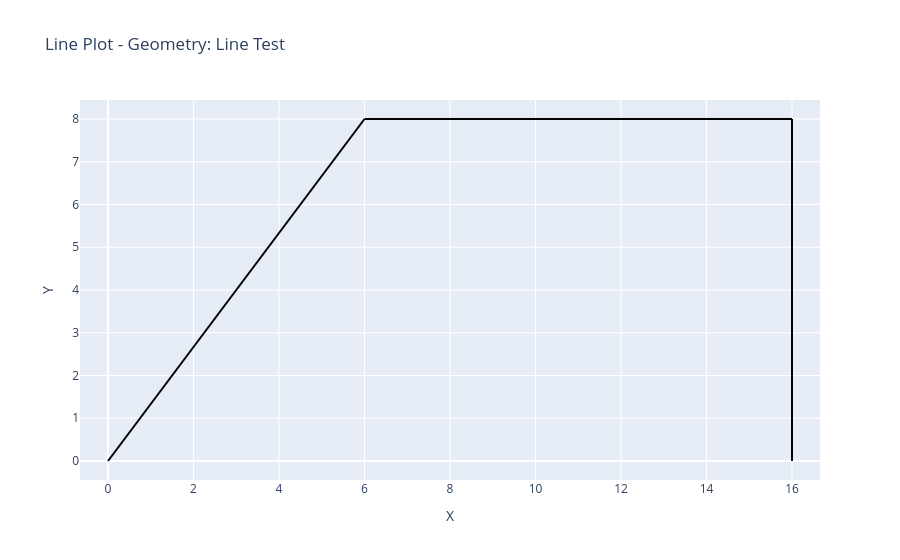
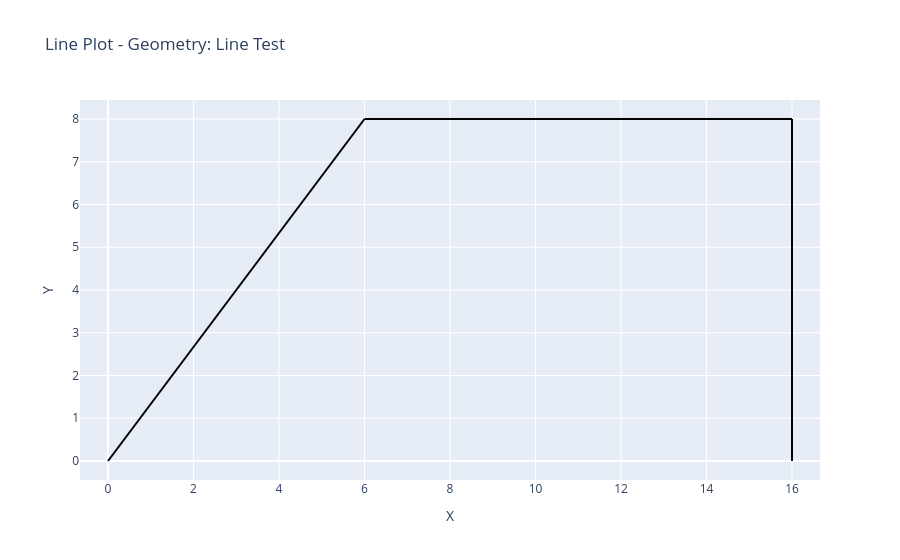

These figures' notebook cell, in order:
### Code cell
geo.plot_lines(ax=ax,
               backend='plotly',)

### Figure 1 — Plotly figure (JSON) as saved in the notebook; plotly's stock layout.template omitted (floating-point values rounded to 4 significant figures)
{"data": [{"line": {"color": "black", "width": 2}, "mode": "lines", "type": "scatter", "x": [0, 6], "y": [0, 8]}, {"line": {"color": "black", "width": 2}, "mode": "lines", "type": "scatter", "x": [6, 16], "y": [8, 8]}, {"line": {"color": "black", "width": 2}, "mode": "lines", "type": "scatter", "x": [16, 16], "y": [0, 8]}], "layout": {"showlegend": false, "title": {"text": "Line Plot - Geometry: Line Test"}, "xaxis": {"title": {"text": "X"}}, "yaxis": {"scaleanchor": "x", "scaleratio": 1, "title": {"text": "Y"}}}}

### Figure 2 — Plotly figure (JSON) as saved in the notebook; plotly's stock layout.template omitted (floating-point values rounded to 4 significant figures)
{"data": [{"line": {"color": "black", "width": 2}, "mode": "lines", "type": "scatter", "x": [0, 6], "y": [0, 8]}, {"line": {"color": "black", "width": 2}, "mode": "lines", "type": "scatter", "x": [6, 16], "y": [8, 8]}, {"line": {"color": "black", "width": 2}, "mode": "lines", "type": "scatter", "x": [16, 16], "y": [0, 8]}], "layout": {"showlegend": false, "title": {"text": "Line Plot - Geometry: Line Test"}, "xaxis": {"title": {"text": "X"}}, "yaxis": {"scaleanchor": "x", "scaleratio": 1, "title": {"text": "Y"}}}}
